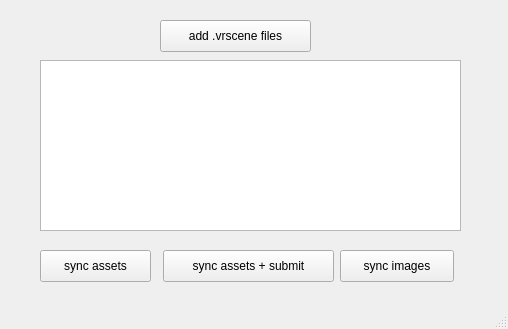
<?xml version="1.0" encoding="UTF-8"?>
<ui version="4.0">
 <class>MainWindow</class>
 <widget class="QMainWindow" name="MainWindow">
  <property name="geometry">
   <rect>
    <x>0</x>
    <y>0</y>
    <width>508</width>
    <height>329</height>
   </rect>
  </property>
  <property name="windowTitle">
   <string>MainWindow</string>
  </property>
  <widget class="QWidget" name="centralwidget">
   <widget class="QTableView" name="tableView">
    <property name="geometry">
     <rect>
      <x>40</x>
      <y>60</y>
      <width>421</width>
      <height>171</height>
     </rect>
    </property>
    <property name="acceptDrops">
     <bool>true</bool>
    </property>
   </widget>
   <widget class="QPushButton" name="pushButton">
    <property name="geometry">
     <rect>
      <x>163</x>
      <y>250</y>
      <width>171</width>
      <height>32</height>
     </rect>
    </property>
    <property name="text">
     <string>sync assets + submit</string>
    </property>
   </widget>
   <widget class="QPushButton" name="pushButton_2">
    <property name="geometry">
     <rect>
      <x>40</x>
      <y>250</y>
      <width>111</width>
      <height>32</height>
     </rect>
    </property>
    <property name="text">
     <string>sync assets</string>
    </property>
   </widget>
   <widget class="QPushButton" name="pushButton_3">
    <property name="geometry">
     <rect>
      <x>340</x>
      <y>250</y>
      <width>114</width>
      <height>32</height>
     </rect>
    </property>
    <property name="text">
     <string>sync images</string>
    </property>
   </widget>
   <widget class="QPushButton" name="pushButton_4">
    <property name="geometry">
     <rect>
      <x>160</x>
      <y>20</y>
      <width>151</width>
      <height>32</height>
     </rect>
    </property>
    <property name="text">
     <string>add .vrscene files</string>
    </property>
   </widget>
  </widget>
  <widget class="QMenuBar" name="menubar">
   <property name="geometry">
    <rect>
     <x>0</x>
     <y>0</y>
     <width>508</width>
     <height>22</height>
    </rect>
   </property>
  </widget>
  <widget class="QStatusBar" name="statusbar"/>
 </widget>
 <resources/>
 <connections/>
</ui>
